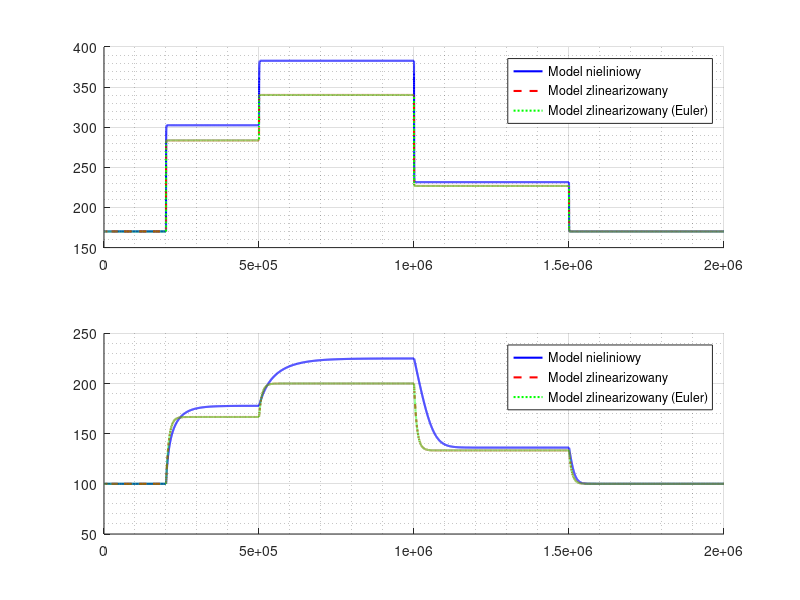

Reproduce this figure in MATLAB.
%% Porównanie modelu nieliniowego i zlinearizowanego
clear; clc;

Tend = 2e6;

% Uwaga:
% Można zauważyć, że jakość dopasowania modelu zlinearyzowanego do
% nieliniowego nie zależy osobno od F1 i Fd, ale od ich sumy F1+Fd.
% Jest to zresztą zgodne z fizyką zagadnienia.
% Przybliżenie działa w miarę sensownie o ile wychylenie od 
% sumy (z punktu linearyzacji-równowagi) nie przekracza +/-20%.


%% ---------------------------------------------------------------
% Linearyzacja modelu nieliniowego

% Punkt linearyzacji (punkt równowagi):
Fin_point = 200; % (F1_point)
Fd_point = 100;
h1_point = ( 1/23 * (Fin_point + Fd_point) )^2;
h2_point = ( 1/30 * (Fin_point + Fd_point) )^2;

A = zeros(2,2);
A(1,1) = -1.42857142857143*(Fin_point + Fd_point - 23*sqrt(h1_point))/h1_point^2 - 16.4285714285714/h1_point^(3/2);
A(1,2) = 0;
A(2,1) = 8.51851851851852/(sqrt(h1_point)*h2_point^2);
A(2,2) = -1.48148148148148*(23*sqrt(h1_point) - 30*sqrt(h2_point))/h2_point^3 - 11.1111111111111/h2_point^(5/2);

B = zeros(2,2);
B(1,1) = 1.42857142857143/h1_point;
B(1,2) = 1.42857142857143/h1_point;
B(2,1) = 0;
B(2,2) = 0;


%% ---------------------------------------------------------------
% Symulacja modeli nieliniowego i zlinearizowanego

% Wychylenia od punktu równowagi:
dF1 = @(t) 100*(t>= 2e5) - 100*(t >= 1e6);
dFD = @(t) 50*(t >= 5e5) - 50*(t >= 1.5e6);

% Nieliniowy model dynamiczny
h0 = [ h1_point ; h2_point ];
F1 = @(t) Fin_point + dF1(t);
FD = @(t) Fd_point + dFD(t);

fNonlinear = @(t,h) [ ...
    ( F1(t) + FD(t) - 23 * sqrt(h(1))) / (0.7 * h(1)) ; ...
    ( 23 * sqrt(h(1)) - 30 * sqrt(h(2))) / (1.35 * h(2)^2) ...
];

[tn,hn] = ode45(fNonlinear, [0, Tend], h0, odeset('RelTol',1e-6));

% Zlinearizowany model dynamiczny

% h1 = h1_point + dh1
% h2 = h2_point + dh2
% F1 = F1_point + dF1
% FD = FD_point + dFD

dh0 = [0; 0];
fLinear = @(t,dh) A*dh + B*[dF1(t); dFD(t)];
[tl, dhl] = ode45(fLinear, [0, Tend], dh0, odeset('RelTol',1e-6));
hl = dhl + [h1_point, h2_point];

% Zlinearyzowany model dynamiczny - rozwiązany metodą Eulera

Ts = Tend/5e4;
te = 0:Ts:Tend;

he = zeros(2, length(te));
he(:,1) = h0;
for k = 1:length(te)-1
    dh = A*(he(:,k) - h0) + B*([F1(te(k)); FD(te(k))] - [Fin_point; Fd_point]);
    he(:,k+1) = he(:,k) + dh*Ts;
end


% Rysowanie wyników
figure(1);
subplot(2,1,1);
hold on;
plot(tn, hn(:,1), 'b', 'LineWidth', 1.5); 
plot(tl, hl(:,1), 'r--', 'LineWidth', 1.5);
plot(te, he(1,:), 'g:', 'LineWidth', 1.5);
legend('Model nieliniowy', 'Model zlinearizowany', 'Model zlinearizowany (Euler)', 'Location', 'northeast');
grid on
grid minor
subplot(2,1,2);
hold on;
plot(tn, hn(:,2), 'b', 'LineWidth', 1.5); 
plot(tl, hl(:,2), 'r--', 'LineWidth', 1.5);
plot(te, he(2,:), 'g:', 'LineWidth', 1.5);
legend('Model nieliniowy', 'Model zlinearizowany', 'Model zlinearizowany (Euler)', 'Location', 'northeast');
grid on;
grid minor
